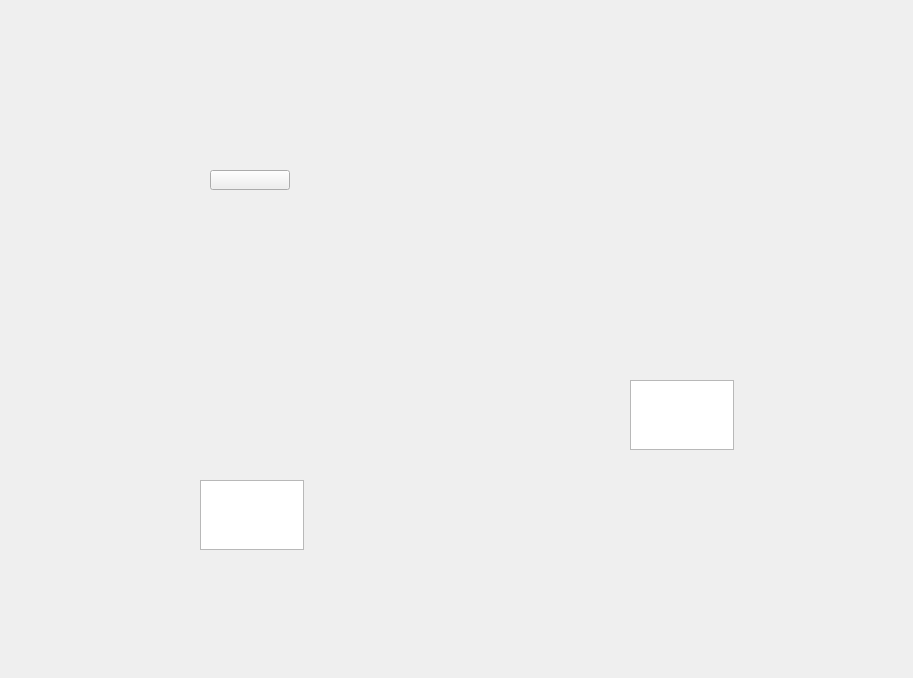
<?xml version="1.0" encoding="UTF-8"?>
<ui version="4.0">
 <class>WritePaint</class>
 <widget class="QWidget" name="WritePaint">
  <property name="geometry">
   <rect>
    <x>0</x>
    <y>0</y>
    <width>913</width>
    <height>678</height>
   </rect>
  </property>
  <property name="windowTitle">
   <string>Form</string>
  </property>
  <widget class="QPushButton" name="pushButton">
   <property name="geometry">
    <rect>
     <x>210</x>
     <y>170</y>
     <width>80</width>
     <height>20</height>
    </rect>
   </property>
   <property name="text">
    <string/>
   </property>
  </widget>
  <widget class="QTextEdit" name="textEdit">
   <property name="geometry">
    <rect>
     <x>200</x>
     <y>480</y>
     <width>104</width>
     <height>70</height>
    </rect>
   </property>
  </widget>
  <widget class="QWidget" name="widget" native="true">
   <property name="geometry">
    <rect>
     <x>400</x>
     <y>160</y>
     <width>341</width>
     <height>301</height>
    </rect>
   </property>
   <widget class="QPlainTextEdit" name="plainTextEdit">
    <property name="geometry">
     <rect>
      <x>230</x>
      <y>220</y>
      <width>104</width>
      <height>70</height>
     </rect>
    </property>
   </widget>
  </widget>
 </widget>
 <resources/>
 <connections/>
</ui>
